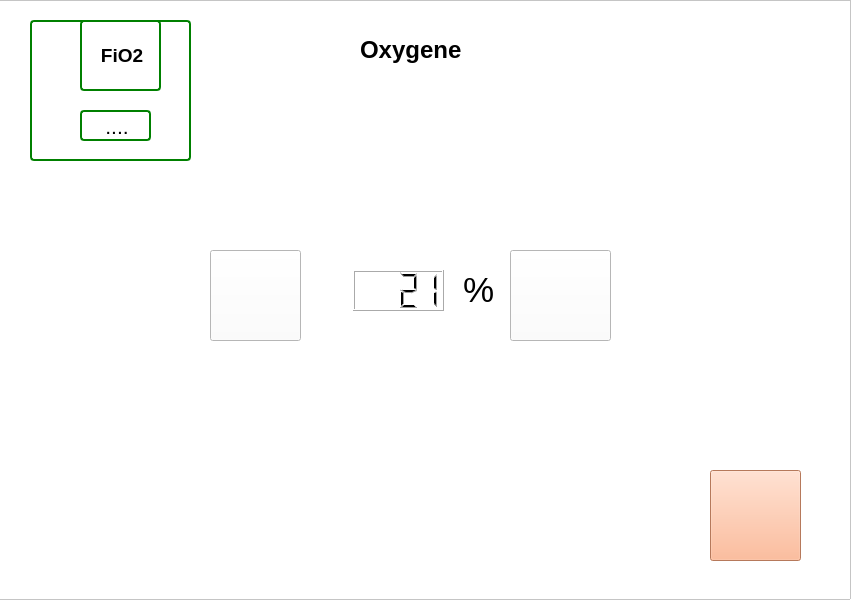
<?xml version="1.0" encoding="UTF-8"?>
<ui version="4.0">
 <class>Form</class>
 <widget class="QWidget" name="Form">
  <property name="geometry">
   <rect>
    <x>0</x>
    <y>0</y>
    <width>851</width>
    <height>600</height>
   </rect>
  </property>
  <property name="windowTitle">
   <string>Form</string>
  </property>
  <property name="styleSheet">
   <string notr="true">background-color: rgb(255, 255, 255);</string>
  </property>
  <widget class="QFrame" name="frame">
   <property name="geometry">
    <rect>
     <x>-60</x>
     <y>0</y>
     <width>911</width>
     <height>600</height>
    </rect>
   </property>
   <property name="styleSheet">
    <string notr="true">background-color: rgb(255, 255, 255);</string>
   </property>
   <property name="frameShape">
    <enum>QFrame::StyledPanel</enum>
   </property>
   <property name="frameShadow">
    <enum>QFrame::Raised</enum>
   </property>
   <widget class="QLCDNumber" name="lcdNumber_2">
    <property name="geometry">
     <rect>
      <x>413</x>
      <y>270</y>
      <width>91</width>
      <height>41</height>
     </rect>
    </property>
    <property name="digitCount">
     <number>4</number>
    </property>
    <property name="intValue" stdset="0">
     <number>21</number>
    </property>
   </widget>
   <widget class="QPushButton" name="pushButton_14">
    <property name="geometry">
     <rect>
      <x>270</x>
      <y>250</y>
      <width>91</width>
      <height>91</height>
     </rect>
    </property>
    <property name="styleSheet">
     <string notr="true">image: url(:/newPrefix/New folder/btn-remove-normal.png);</string>
    </property>
    <property name="text">
     <string/>
    </property>
   </widget>
   <widget class="QPushButton" name="pushButton_13">
    <property name="geometry">
     <rect>
      <x>570</x>
      <y>250</y>
      <width>101</width>
      <height>91</height>
     </rect>
    </property>
    <property name="styleSheet">
     <string notr="true">image: url(:/newPrefix/New folder/btn-add-normal.png);</string>
    </property>
    <property name="text">
     <string/>
    </property>
   </widget>
   <widget class="QLabel" name="label">
    <property name="geometry">
     <rect>
      <x>523</x>
      <y>260</y>
      <width>41</width>
      <height>61</height>
     </rect>
    </property>
    <property name="text">
     <string>&lt;html&gt;&lt;head/&gt;&lt;body&gt;&lt;p&gt;&lt;span style=&quot; font-size:26pt;&quot;&gt;%&lt;/span&gt;&lt;/p&gt;&lt;/body&gt;&lt;/html&gt;</string>
    </property>
   </widget>
   <widget class="QLabel" name="label_2">
    <property name="geometry">
     <rect>
      <x>420</x>
      <y>30</y>
      <width>131</width>
      <height>41</height>
     </rect>
    </property>
    <property name="text">
     <string>&lt;html&gt;&lt;head/&gt;&lt;body&gt;&lt;p&gt;&lt;span style=&quot; font-size:18pt; font-weight:600;&quot;&gt;Oxygene&lt;/span&gt;&lt;/p&gt;&lt;/body&gt;&lt;/html&gt;</string>
    </property>
   </widget>
   <widget class="QFrame" name="frame_2">
    <property name="geometry">
     <rect>
      <x>90</x>
      <y>20</y>
      <width>161</width>
      <height>141</height>
     </rect>
    </property>
    <property name="styleSheet">
     <string notr="true">QFrame, QLabel, QToolTip {
      border: 2px solid green;
      border-radius: 4px;
      padding: 2px;
      background-image: url(images/welcome.png);
  }
</string>
    </property>
    <property name="frameShape">
     <enum>QFrame::StyledPanel</enum>
    </property>
    <property name="frameShadow">
     <enum>QFrame::Raised</enum>
    </property>
    <widget class="QLabel" name="label_8">
     <property name="geometry">
      <rect>
       <x>50</x>
       <y>90</y>
       <width>71</width>
       <height>31</height>
      </rect>
     </property>
     <property name="text">
      <string>&lt;html&gt;&lt;head/&gt;&lt;body&gt;&lt;p align=&quot;center&quot;&gt;&lt;span style=&quot; font-size:16pt;&quot;&gt;....&lt;/span&gt;&lt;/p&gt;&lt;/body&gt;&lt;/html&gt;</string>
     </property>
    </widget>
    <widget class="QLabel" name="label_9">
     <property name="geometry">
      <rect>
       <x>50</x>
       <y>0</y>
       <width>81</width>
       <height>71</height>
      </rect>
     </property>
     <property name="text">
      <string>&lt;html&gt;&lt;head/&gt;&lt;body&gt;&lt;p align=&quot;center&quot;&gt;&lt;span style=&quot; font-size:14pt; font-weight:600;&quot;&gt;FiO2&lt;/span&gt;&lt;/p&gt;&lt;/body&gt;&lt;/html&gt;</string>
     </property>
    </widget>
   </widget>
   <widget class="QPushButton" name="pushButton">
    <property name="geometry">
     <rect>
      <x>770</x>
      <y>470</y>
      <width>91</width>
      <height>91</height>
     </rect>
    </property>
    <property name="styleSheet">
     <string notr="true">image: url(:/newPrefix/New folder/back_light.png);
background-color: rgb(255, 170, 127);</string>
    </property>
    <property name="text">
     <string/>
    </property>
   </widget>
  </widget>
 </widget>
 <resources>
  <include location="ui.qrc"/>
 </resources>
 <connections/>
</ui>
